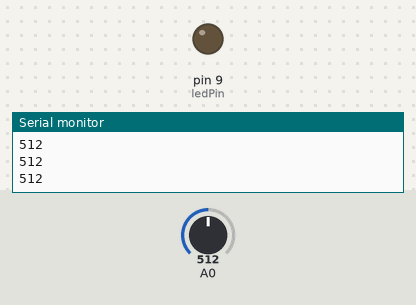
Simulated run of this sketch. Board: Arduino Uno, built with avr-gcc and run on an emulated ATmega328P. On the bench: output pins drawn as LEDs (lit = HIGH), the last lines printed to the serial monitor. Inputs (shaded band) come from the test bench; at power-on: A0 = 512.

Above: at 1.2 s.
1.3 s: A0 set to 900
At 1.6 s:
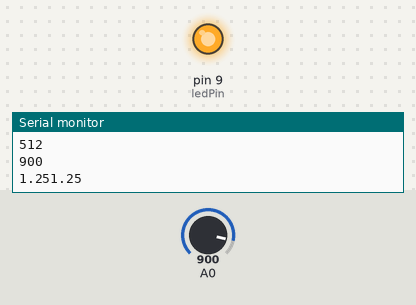
Timing chart, 0 to 4.3 s (numbered marks = the images above; inputs shaded):
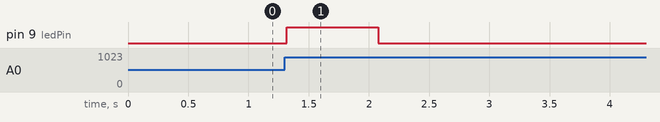

Measured:
- after the input at 1.3 s, pin 9 (ledPin): LOW → HIGH at once, → LOW 0.76 s later

The sketch:

Rwmic.ino
```cpp
// code used from : https://learn.sparkfun.com/tutorials/electret-mic-breakout-board-hookup-guide#hardware-overview
const int sampleWindow = 250; // Sample window width in mS (250 mS = 4Hz)
unsigned int knock;
int ledPin = 9;

void setup()
{
  Serial.begin(9600);
  pinMode(ledPin, OUTPUT);
}

void loop()
{
  unsigned long start= millis();  // Start of sample window
  unsigned int peakToPeak = 0;   // peak-to-peak level

  unsigned int signalMax = 0;
  unsigned int signalMin = 1024;

 // collect data for 250 miliseconds
  while (millis() - start < sampleWindow)
  {
    knock = analogRead(0);
    Serial.println(knock);
      if (knock < 1024)  //This is the max of the 10-bit ADC so this loop will include all readings
      {
         if (knock > signalMax)
         {
           signalMax = knock;  // save just the max levels
         }
         else if (knock < signalMin)
         {
           signalMin = knock;  // save just the min levels
         }
      }
  }
  peakToPeak = signalMax - signalMin;  // max - min = peak-peak amplitude
  double volts = (peakToPeak * 3.3) / 1024;  // convert to volts
  Serial.print(volts);


  Serial.println(volts);
  if (volts >=1.0)
  {
    //turn on LED
    digitalWrite(ledPin, HIGH);
    delay(500);
    Serial.println("Knock Knock");
  }
  else
  {
    //turn LED off
    digitalWrite(ledPin, LOW);
  }
}
```
